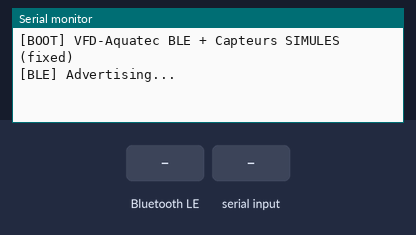
Bench run of a sketch on a simulated STM32 Blue Pill. Shown: the last lines printed to the serial monitor. The inputs (shaded band) are chosen by the test bench. Nothing arrives over Bluetooth unless stated; a phone connects over Bluetooth LE 3 s after start.

Above: at 1.7 s.
1.8 s: Bluetooth LE write "START" received
At 2.4 s:
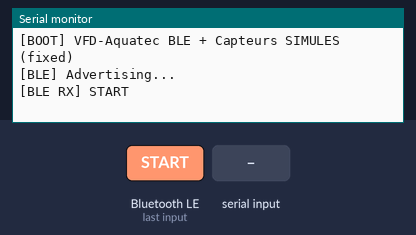
4.0 s: "START\n" received over Serial
At 4.31 s:
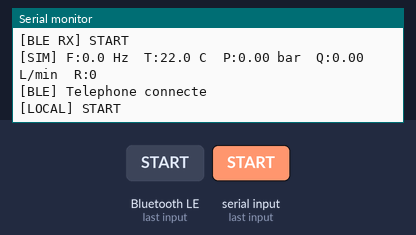
5.5 s: "START\n" received over the second serial link
At 6.3 s:
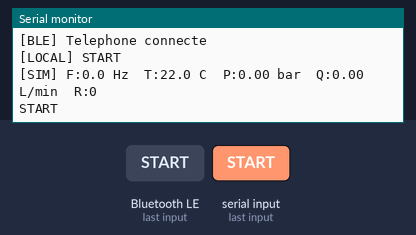
7.0 s: Bluetooth LE write "STOP" received
At 7.6 s:
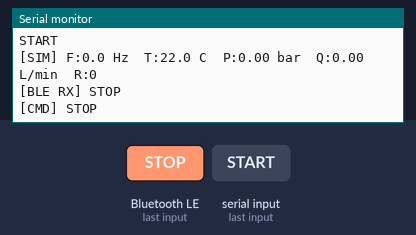
8.5 s: "STOP\n" received over Serial
At 9.4 s:
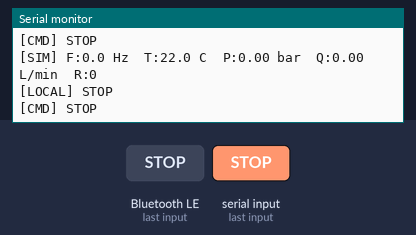
10.0 s: "STOP\n" received over the second serial link
At 10.31 s:
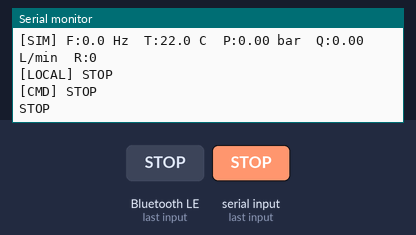

The sketch:

vfd_ble_sensors_ESP32.ino
```cpp
/*
 * =============================================================================
 *  VFD-Aquatec  –  ESP32  –  vfd_ble_sensors_sim.ino  (FIXED)
 * =============================================================================
 *  FIXES:
 *   - update_simulated_sensors() réagit aux commandes reçues du téléphone
 *   - La démo auto est DESACTIVEE par défaut (demo_auto = false)
 *   - Commandes reçues via BLE (START/STOP/FREQ/MODE) mettent à jour
 *     stm_freq et stm_running directement → simulation cohérente
 *   - Envoi trame STM32 fake pour que l'app Flutter mette à jour le gauge
 * =============================================================================
 */

#include <BLEDevice.h>
#include <BLEServer.h>
#include <BLEUtils.h>
#include <BLE2902.h>
#include <HardwareSerial.h>

#define SERVICE_UUID   "6E400001-B5A3-F393-E0A9-E50E24DCCA9E"
#define CHAR_UUID_RX   "6E400002-B5A3-F393-E0A9-E50E24DCCA9E"
#define CHAR_UUID_TX   "6E400003-B5A3-F393-E0A9-E50E24DCCA9E"
#define DEVICE_NAME    "VFD-Aquatec"

HardwareSerial STM32_Serial(2);

/* ---- Simulation ---------------------------------------------------------- */
float    sim_tempC   = 22.0f;
float    sim_bar     = 0.0f;
float    sim_flowLpm = 0.0f;

// FIX: ces variables sont maintenant contrôlées par les commandes BLE
float    stm_freq    = 0.0f;
uint8_t  stm_running = 0;
float    stm_target  = 0.0f;   // fréquence cible reçue via FREQ xx

unsigned long lastSensorSim = 0;

/* ---- BLE ----------------------------------------------------------------- */
BLEServer         *pServer       = nullptr;
BLECharacteristic *pTxChar       = nullptr;
bool               ble_connected = false;
String             stm_buf       = "";

/* ========================================================================== */
/*  BLE send chunked                                                          */
/* ========================================================================== */
void bleSend(const String &s)
{
    if (!ble_connected || s.length() == 0) return;
    const int MTU = 20;
    int len = s.length(), sent = 0;
    while (sent < len)
    {
        int chunk = min(MTU, len - sent);
        pTxChar->setValue((uint8_t *)(s.c_str() + sent), chunk);
        pTxChar->notify();
        sent += chunk;
        delay(10);
    }
}

/* ========================================================================== */
/*  Simulation capteurs – réagit à stm_freq / stm_running                     */
/* ========================================================================== */
void update_simulated_sensors()
{
    // FIX: rampe douce de stm_freq vers stm_target (simule la rampe STM32)
    if (stm_running && stm_freq < stm_target)
    {
        stm_freq += 0.8f;   // ~0.8 Hz par tick de 2s → ~60s pour 0→50Hz
        if (stm_freq > stm_target) stm_freq = stm_target;
    }
    else if (!stm_running && stm_freq > 0.0f)
    {
        stm_freq -= 1.0f;   // décélération
        if (stm_freq < 0.0f) stm_freq = 0.0f;
    }

    float ratio = stm_freq / 50.0f;

    // Débit linéaire
    float target_flow = stm_running ? (ratio * 18.0f) : 0.0f;
    sim_flowLpm += (target_flow - sim_flowLpm) * 0.15f;
    if (sim_flowLpm < 0.01f) sim_flowLpm = 0.0f;

    // Pression quadratique (loi pompe centrifuge)
    float target_bar = stm_running ? (ratio * ratio * 3.2f) : 0.0f;
    sim_bar += (target_bar - sim_bar) * 0.12f;
    if (sim_bar < 0.005f) sim_bar = 0.0f;

    // Température avec inertie thermique
    float target_temp = stm_running ? (22.0f + ratio * 43.0f) : 22.0f;
    sim_tempC += (target_temp - sim_tempC) * 0.02f;
}

/* ========================================================================== */
/*  Parse commandes BLE reçues du téléphone                                   */
/*  Met à jour stm_running / stm_target directement (sans STM32)              */
/* ========================================================================== */
void handle_ble_command(const String &cmd)
{
    String c = cmd;
    c.trim();
    c.toUpperCase();

    if (c == "START")
    {
        if (stm_target >= 5.0f)
        {
            stm_running = 1;
            Serial.print("[CMD] START → rampe vers ");
            Serial.print(stm_target); Serial.println(" Hz");
            // Réponse fake STM32 vers téléphone
            char buf[64];
            snprintf(buf, sizeof(buf), "[OK] Demarrage rampe vers %.1f Hz...\r\n", stm_target);
            bleSend(String(buf));
        }
        else
        {
            bleSend("[ERR] Tape FREQ xx d abord (min 5 Hz)\r\n");
        }
    }
    else if (c == "STOP")
    {
        stm_running = 0;
        stm_target  = 0.0f;
        Serial.println("[CMD] STOP");
        bleSend("[OK] Deceleration...\r\n");
        bleSend("[OK] Moteur ARRETE\r\n");
    }
    else if (c.startsWith("FREQ "))
    {
        float f = c.substring(5).toFloat();
        if (f >= 5.0f && f <= 50.0f)
        {
            stm_target = f;
            char buf[48];
            snprintf(buf, sizeof(buf), "[OK] Freq cible = %.1f Hz\r\n", f);
            bleSend(String(buf));
            Serial.print("[CMD] FREQ → "); Serial.println(f);
            // Si moteur tourne déjà → rampe vers nouvelle freq
            if (stm_running) {
                // stm_freq continuera vers stm_target dans update_simulated_sensors
            }
        }
        else { bleSend("[ERR] Frequence hors limites (5-50 Hz)\r\n"); }
    }
    else if (c == "MODE 1")
    {
        stm_target  = 50.0f;
        stm_running = 1;
        bleSend("[MODE 1] AUTO - Demarrage 50 Hz\r\n");
        Serial.println("[CMD] MODE 1");
    }
    else if (c == "MODE 2")
    {
        bleSend("[MODE 2] MANUEL - en attente de commandes\r\n");
        Serial.println("[CMD] MODE 2");
    }
    else if (c == "MODE 3")
    {
        bleSend("[MODE 3] SEQUENCE - construis ta sequence\r\n");
        bleSend("  ADD <Hz> <sec>  LIST  CLEAR  GO  STOP\r\n");
        Serial.println("[CMD] MODE 3");
    }
    else if (c == "STATUS")
    {
        char buf[128];
        snprintf(buf, sizeof(buf),
                 "-----------------------------\r\n"
                 "Moteur     : %s\r\n"
                 "Freq reelle: %.1f Hz\r\n"
                 "Freq cible : %.1f Hz\r\n"
                 "Temp       : %.1f C\r\n"
                 "Pression   : %.2f bar\r\n"
                 "Debit      : %.2f L/min\r\n"
                 "-----------------------------\r\n",
                 stm_running ? "EN MARCHE" : "ARRETE",
                 stm_freq, stm_target,
                 sim_tempC, sim_bar, sim_flowLpm);
        bleSend(String(buf));
    }
    else if (c == "TELEM ON")  { bleSend("[OK] Telemetrie ON\r\n"); }
    else if (c == "TELEM OFF") { bleSend("[OK] Telemetrie OFF\r\n"); }
    else
    {
        // Tout le reste (ADD, LIST, GO, etc.) → relay vers STM32 si branché
        STM32_Serial.print(cmd);
        STM32_Serial.print("\r\n");
    }
}

/* ========================================================================== */
/*  BLE Callbacks                                                             */
/* ========================================================================== */
class ServerCallbacks : public BLEServerCallbacks
{
    void onConnect(BLEServer *pSrv) override
    {
        ble_connected = true;
        Serial.println("[BLE] Telephone connecte");
        bleSend("VFD-Aquatec connecte\r\n"
                "MODE 1=Auto  MODE 2=Manuel  MODE 3=Sequence\r\n"
                "STATUS  TELEM ON/OFF\r\n");
    }
    void onDisconnect(BLEServer *pSrv) override
    {
        ble_connected = false;
        Serial.println("[BLE] Deconnecte");
        delay(500);
        pSrv->startAdvertising();
    }
};

class RxCallbacks : public BLECharacteristicCallbacks
{
    void onWrite(BLECharacteristic *pChar) override
    {
        String rxVal = pChar->getValue().c_str();
        rxVal.trim();
        if (rxVal.length() == 0) return;
        Serial.print("[BLE RX] "); Serial.println(rxVal);
        handle_ble_command(rxVal);
    }
};

/* ========================================================================== */
/*  Setup                                                                     */
/* ========================================================================== */
void setup()
{
    Serial.begin(115200);
    STM32_Serial.begin(115200, SERIAL_8N1, 16, 17);
    delay(500);
    lastSensorSim = millis();

    Serial.println("[BOOT] VFD-Aquatec BLE + Capteurs SIMULES (fixed)");

    BLEDevice::init(DEVICE_NAME);
    pServer = BLEDevice::createServer();
    pServer->setCallbacks(new ServerCallbacks());

    BLEService *pService = pServer->createService(SERVICE_UUID);

    pTxChar = pService->createCharacteristic(
                  CHAR_UUID_TX, BLECharacteristic::PROPERTY_NOTIFY);
    pTxChar->addDescriptor(new BLE2902());

    BLECharacteristic *pRxChar = pService->createCharacteristic(
                                     CHAR_UUID_RX,
                                     BLECharacteristic::PROPERTY_WRITE |
                                     BLECharacteristic::PROPERTY_WRITE_NR);
    pRxChar->setCallbacks(new RxCallbacks());

    pService->start();
    BLEAdvertising *pAdv = BLEDevice::getAdvertising();
    pAdv->addServiceUUID(SERVICE_UUID);
    pAdv->setScanResponse(true);
    pAdv->setMinPreferred(0x06);
    BLEDevice::startAdvertising();

    Serial.println("[BLE] Advertising...");
}

/* ========================================================================== */
/*  Loop                                                                      */
/* ========================================================================== */
void loop()
{
    unsigned long now = millis();

    /* ---- Simulation + envoi TELEM toutes les 2 s ----------------------- */
    if (now - lastSensorSim >= 2000)
    {
        lastSensorSim = now;
        update_simulated_sensors();

        Serial.print("[SIM] F:"); Serial.print(stm_freq,1);
        Serial.print(" Hz  T:"); Serial.print(sim_tempC,1);
        Serial.print(" C  P:"); Serial.print(sim_bar,2);
        Serial.print(" bar  Q:"); Serial.print(sim_flowLpm,2);
        Serial.print(" L/min  R:"); Serial.println(stm_running);

        // Trame sensors → téléphone (T, P, Q)
        char telemSensors[64];
        snprintf(telemSensors, sizeof(telemSensors),
                 "TELEM | F:%.1f T:%.1f P:%.2f Q:%.2f\r\n",
                 stm_freq, sim_tempC, sim_bar, sim_flowLpm);
        bleSend(String(telemSensors));

        // FIX: trame fake STM32 → met à jour le gauge fréquence + état moteur
        char telemStm[80];
        snprintf(telemStm, sizeof(telemStm),
                 "TELEM F:%.1f A:%.2f Tf:%.1f R:%d T:0.0 P:0.00\r\n",
                 stm_freq, stm_freq / 50.0f, stm_target, stm_running);
        bleSend(String(telemStm));
    }

    /* ---- Lecture STM32 → BLE (si branché) ----------------------------- */
    while (STM32_Serial.available())
    {
        char c = (char)STM32_Serial.read();
        Serial.write(c);
        if (c == '\n')
        {
            if (stm_buf.length() > 0) { stm_buf += '\n'; bleSend(stm_buf); stm_buf = ""; }
        }
        else if (c != '\r') { stm_buf += c; if (stm_buf.length() >= 60) { bleSend(stm_buf); stm_buf = ""; } }
    }

    /* ---- Serial Monitor local → STM32 (debug) ------------------------- */
    if (Serial.available())
    {
        String line = Serial.readStringUntil('\n');
        line.trim();
        if (line.length() > 0) { Serial.print("[LOCAL] "); Serial.println(line); handle_ble_command(line); }
    }

    delay(1);
}
```

Measured:
- after the input at 1.8 s, the serial monitor: prints a new line at once (image 1)
- after the input at 4.0 s, the serial monitor: prints a new line at once (image 2)
- after the input at 5.5 s, the serial monitor: prints a new line at once (image 3)
- after the input at 7.0 s, the serial monitor: prints a new line at once (image 4)
- after the input at 8.5 s, the serial monitor: prints a new line after 0.05 s (image 5)
- after the input at 10.0 s, the serial monitor: prints a new line at once (image 6)
